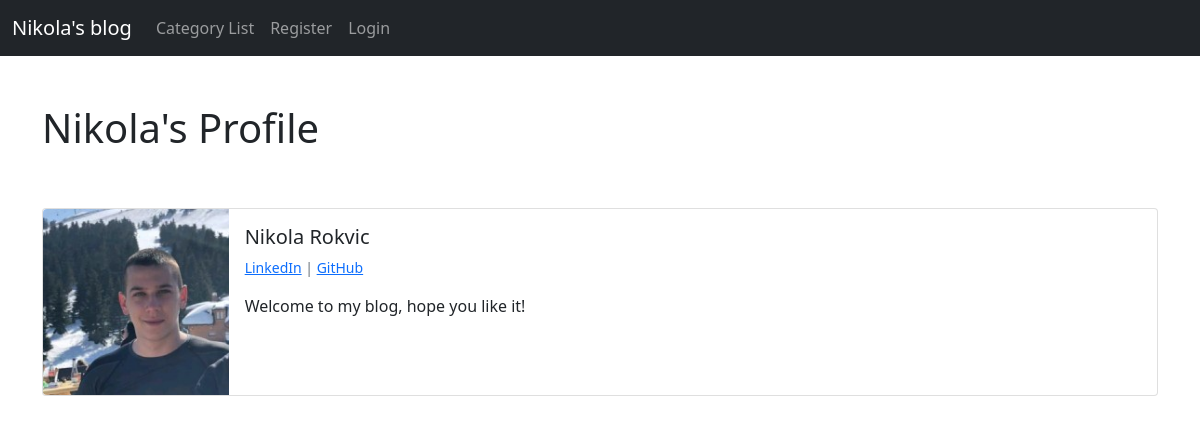
/members/1/profile/, run on the app's committed database.
### myblog/models.py (models this page shows, shortened)
class UserProfile(models.Model):
	user = models.OneToOneField(User, null=True, on_delete=models.CASCADE)
	bio = models.TextField()
	profile_picture = models.ImageField(null=True, blank=True, upload_to="images/profile")
	linkedin_url = models.CharField(null=True, blank=True,max_length=255)
	github_url = models.CharField(null=True, blank=True,max_length=255)

### members/views.py (the view)
# urls.py: path('<int:pk>/profile/', ShowProfilePageView.as_view(), name='show_profile_page'),
class ShowProfilePageView(DetailView):
	model = UserProfile
	template_name = 'registration/user_profile.html'
	def get_context_data(self,*args,**kwargs):
		context = super(ShowProfilePageView, self).get_context_data(*args,**kwargs)
		page_user = get_object_or_404(UserProfile, id = self.kwargs['pk'])
		context["page_user"] = page_user
		return context

### members/templates/registration/user_profile.html
{% extends 'base.html' %}
{% load static %}
{% block content %}
<br/>
<h1>{{ page_user.user.first_name }}'s Profile</h1>
<br/><br/>
<div class="card mb-3"  >
  <div class="row g-0">
    <div class="col-md-2">
        {% if page_user.profile_picture %}
            <img src="{{ page_user.profile_picture.url }}" class="img-fluid rounded-start" alt="..." width=200 height=200>
        {% else %}
            <img src="{% static 'myblog/images/default-pic.jpg' %}" class="img-fluid rounded-start" alt="..." width=200 height=200>
        {% endif %}
    </div>
    <div class="col-md-10">
      <div class="card-body">
        <h5 class="card-title">{{page_user.user.first_name}} {{page_user.user.last_name}}</h5>
        <p class="small text-muted">
            {% if page_user.linkedin_url %}
                <a href="{{page_user.linkedin_url}}">LinkedIn</a>
            {% endif %}
            {% if page_user.github_url %}
              | <a href="{{page_user.github_url}}">GitHub</a>
            {% endif %}
        </p>
        <p class="card-text">{{page_user.bio}}</p>
      </div>
    </div>
  </div>
</div>
{% endblock %}

### myblog/templates/base.html (shortened to what this page needs)
<!doctype html>
<html lang="en">
  <head>
    <link href="https://cdn.jsdelivr.net/npm/bootstrap@5.1.3/dist/css/bootstrap.min.css" rel="stylesheet">
  </head>
  <body>
    <nav class="navbar navbar-expand-lg navbar-dark bg-dark">
  <div class="container-fluid">
    <a class="navbar-brand" href="{% url 'home' %}">Nikola's blog</a>
    <div class="collapse navbar-collapse" id="navbarSupportedContent">
      <ul class="navbar-nav me-auto mb-2 mb-lg-0">
          {% if cat_menu %}
          <li class="nav-item dropdown">
          <a class="nav-link dropdown-toggle" href="#" id="navbarDropdown" role="button" data-bs-toggle="dropdown" aria-expanded="false">
            Categories
          </a>
          <ul class="dropdown-menu" aria-labelledby="navbarDropdown">
            {% for item in cat_menu %}
            <li><a class="dropdown-item" href="{% url 'category' item|slugify %}">{{ item }}</a></li>
            {% endfor %}
          </ul>
        </li>
        {% else %}
          <li class="nav-item">
            <a class="nav-link" href="{% url 'category-list' %}">Category List</a>
          </li>
        {% endif %}
        {% if user.is_authenticated %}
          <li class="nav-item">
            <a class="nav-link" href="{% url 'add_post' %}">Add post</a>
          </li>
          <li>
            <a class="nav-link" href="{% url 'add_category' %}">Add category</a>
          </li>
          <li>
            <a class="nav-link" href="{% url 'logout' %}">Logout</a>
          </li>
          <li class="nav-item dropdown">
          <a class="nav-link dropdown-toggle" href="#" id="navbarDropdown" role="button" data-bs-toggle="dropdown" aria-expanded="false">
            Profile
          </a>
          <ul class="dropdown-menu" aria-labelledby="navbarDropdown">
            <li><a class="dropdown-item" href="{% url 'edit_profile' %}">Profile Settings</a></li>
            {% if user.userprofile %}
            <li><a class="dropdown-item" href="{% url 'edit_profile_page' user.userprofile.id %}">Profile Page Settings</a></li>
            <li><a class="dropdown-item" href="{% url 'show_profile_page' user.userprofile.id %}">My Profile</a></li>
            {% else %}
            <li><a class="dropdown-item" href="{% url 'create_profile_page' %}">Create Profile Page</a></li>
            {% endif %}
          </ul>
        </li>
        {% else %}
          <li>
            <a class="nav-link" href="{% url 'register' %}">Register</a>
          </li>
          <li>
            <a class="nav-link" href="{% url 'login' %}">Login</a>
          </li>
        {% endif %}
      </ul>
    </div>
  </div>
</nav>
    <br/>
    <div class="container">
      {% block content %}
      {% endblock %}
    </div>
  </body>
</html>

### data on the page
UserProfile: user.first_name "Nikola", profile_picture (picture), user.last_name "Rokvic", bio "Welcome to my blog, hope you like it!"
